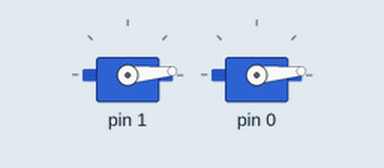
The sketch below on a simulated Arduino Uno, built for the host (arithmetic inside an expression is 32-bit, double 64-bit). Shown: 2 × servo.

Above: at 0.05 s.
At 0.9 s:
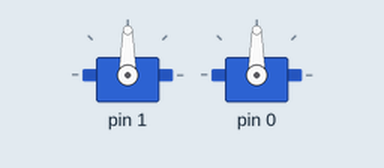
At 1.75 s:
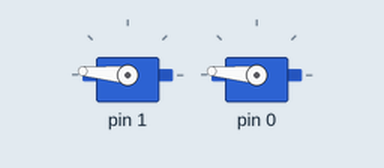
At 3.45 s:
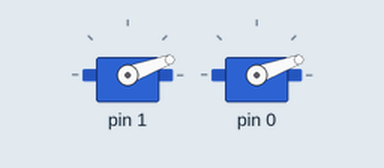
Timing chart, 0 to 8.5 s (numbered marks = the images above):
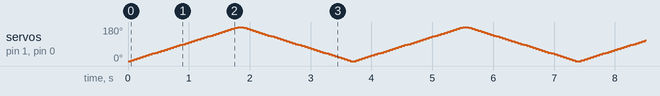

The sketch:

servo_sweep.ino
```cpp
/*
  Servo auto-sweep test - NO serial needed.
  Both servos sweep 0..180..0 continuously from boot.

  X (pan)  -> PA1 (180=right/rest, 0=left)
  Y (tilt) -> PA0 (180=down/rest, 0=up)

  If a servo is powered + grounded + on the right pin, it WILL move.
*/
#include <Servo.h>

Servo servoX;
Servo servoY;

void setup() {
  servoX.attach(PA1);
  servoY.attach(PA0);
}

void loop() {
  for (int a = 0; a <= 180; a += 5) {
    servoX.write(a);
    servoY.write(a);
    delay(50);
  }
  for (int a = 180; a >= 0; a -= 5) {
    servoX.write(a);
    servoY.write(a);
    delay(50);
  }
}
```
